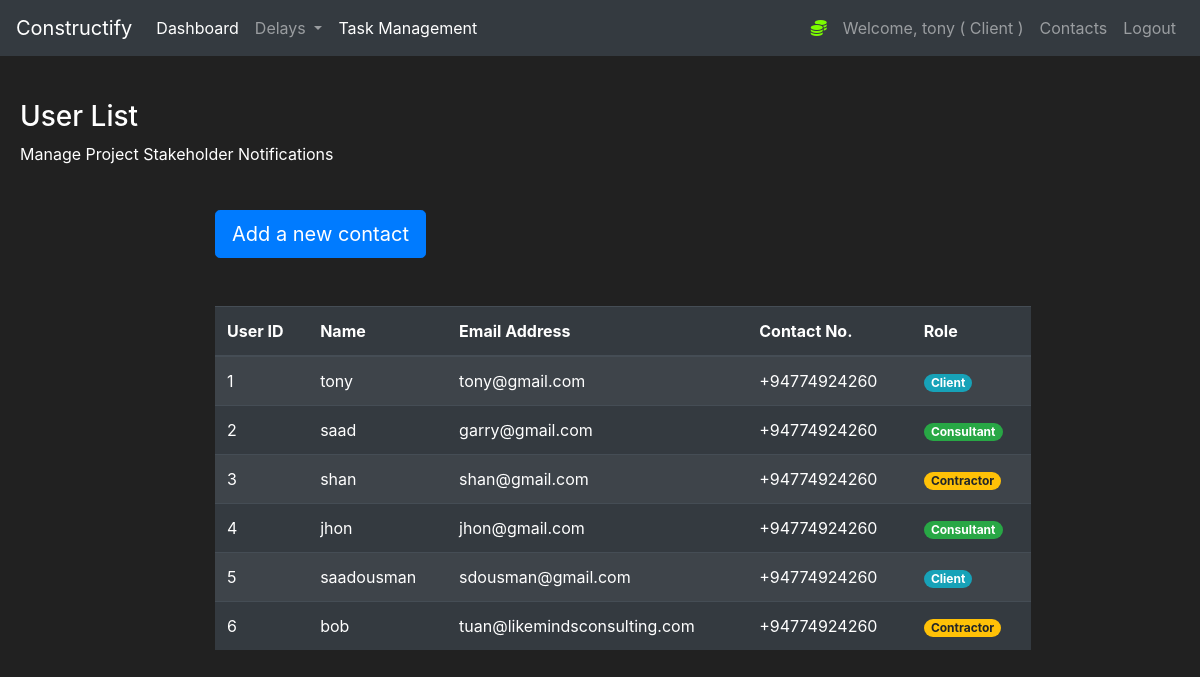
Page /Contacts (signed in) on the earlier database version.
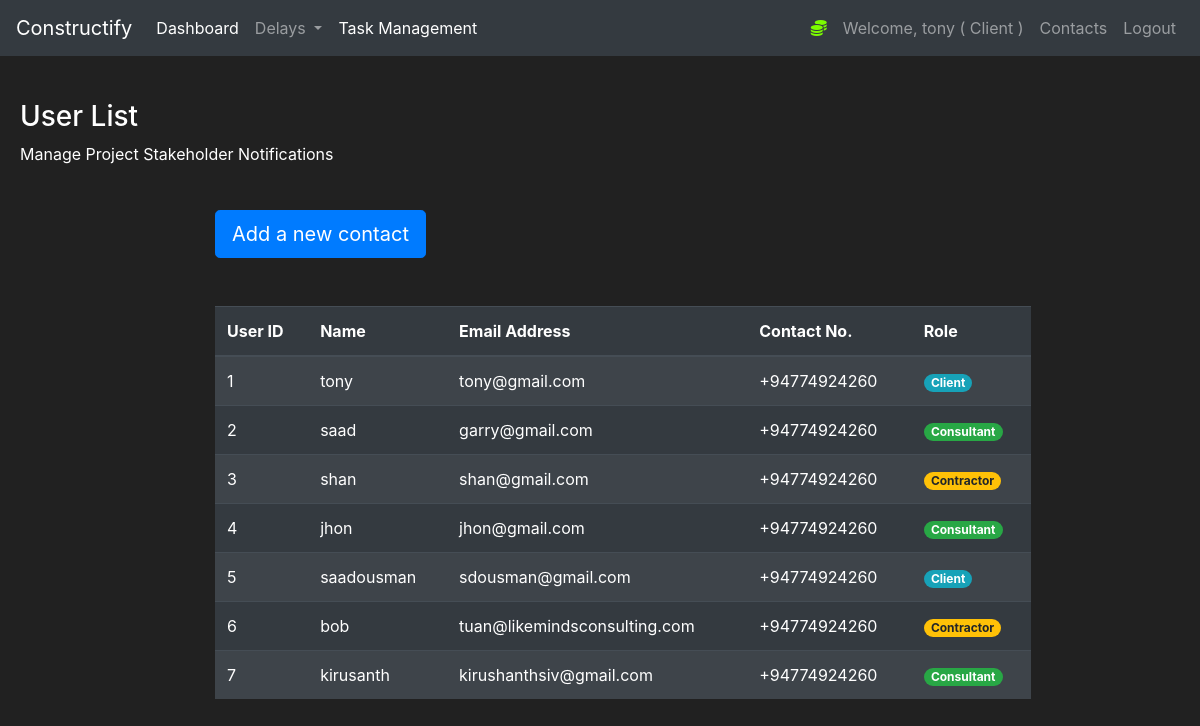
Same page on the later database version.
### construct/models.py (models this page shows, shortened)
class User(db.Model, UserMixin):
    id = db.Column(db.Integer(), nullable=False, primary_key=True)
    username = db.Column(db.String(length=30), nullable=False, unique=True)
    email_address = db.Column(db.String(length=50),
                              nullable=False, unique=True)
    password_hash = db.Column(db.String(length=50),
                              nullable=False, unique=True)
    role = db.Column(db.String(length=30), nullable=False, unique=False)
    contact_number = db.Column(db.String(length=30), nullable=False, unique=False)
    @property
    def password(self):
        return self.password

### construct/routes.py (the view, shortened to what this page needs)
@app.route("/Contacts", methods=['GET', 'POST'])
@login_required
def Contactspage():
    Users= User.query.all()
    if request.method == "GET":
        return render_template('contact_list.html', Users=Users)

### construct/models.py (called while the page is built)
@login_manager.user_loader
def load_user(user_id):
    return User.query.get(int(user_id))

### construct/templates/contact_list.html (shortened to what this page needs)
{% extends 'base.html' %}
{% block content%}
<div style="margin-top:20px;margin-left:20px">
    <h3>User List</h3>
    <p>Manage Project Stakeholder Notifications</p>
</div>
<div class="row" style="margin-top:20px;margin-left:200px">
    <div class="col-10">
        <br>
        <button type="button" class="btn btn-primary btn-lg" data-toggle="modal" data-target="#ContactModal"
            data-whatever="@mdo">Add a new contact</button>
        <br><br><br>
        <table class="table table-striped table-dark" width="100">
            <thead>
                <tr>
                    <th scope="col">User ID</th>
                    <th scope="col">Name</th>
                    <th scope="col">Email Address</th>
                    <th scope="col">Contact No.</th>
                    <th scope="col">Role</th>
                </tr>
            </thead>
            <tbody>
                {% for Users in Users %}
                <tr>
                    <td>{{Users.id}}</td>
                    <td>{{Users.username}}</td>
                    <td>{{Users.email_address}}</td>
                    <td>{{Users.contact_number}}</td>
                    {% if 'Client' in Users.role %}
                    <td><span class="badge badge-pill badge-info">{{Users.role}}</span></td>
                    {% endif %}
                    {% if 'Consultant' in Users.role %}
                    <td><span class="badge badge-pill badge-success">{{Users.role}}</span></td>
                    {% endif %}
                    {% if 'Contractor' in Users.role %}
                    <td><span class="badge badge-pill badge-warning">{{Users.role}}</span></td>
                    {% endif %}
                </tr>
                {% endfor %}
            </tbody>
        </table>
    </div>
</div>
</div>
{% endblock %}

### construct/templates/base.html (shortened to what this page needs)
<!doctype html>
<html lang="en">
<head>
    <link rel="stylesheet" type="text/css" href="https://stackpath.bootstrapcdn.com/bootstrap/4.2.1/css/bootstrap.min.css">
</head>
<body>
    <div id="content">
        <nav class="navbar navbar-expand-md navbar-dark bg-dark">
            <a class="navbar-brand" href="#">Constructify</a>
            <div class="collapse navbar-collapse" id="navbarNav">
                <ul class="navbar-nav mr-auto">
                    <li class="nav-item active">
                        <a class="nav-link" href="{{url_for('homepage')}}">Dashboard </a>
                    </li>
                    <li class="nav-item dropdown">
                        <a class="nav-link dropdown-toggle" href="{{url_for('delaypage')}}" id="navbarDropdown"
                            role="button" data-toggle="dropdown" aria-haspopup="true" aria-expanded="false">
                            Delays
                        </a>
                    </li>
                    <li class="nav-item active">
                        <a class="nav-link" href="{{url_for('Taskpage')}}">Task Management </a>
                    </li>
                </ul>
                {% if current_user.is_authenticated %}
                <ul class="navbar-nav">
                    <li class="nav-item">
                    <li class="nav-item">
                        <a class="nav-link" style="color: lawngreen; font-weight:bold">
                            <i class="fas fa-coins"></i>
                        </a>
                    </li>
                    <a class="nav-link">Welcome, {{ current_user.username }} ( {{ current_user.role  }}  )</a>
                    </li>
                    {% if current_user.role == 'Client' %}
                    <li class="nav-item">
                        <a class="nav-link" href="{{url_for('Contactspage')}}">Contacts</a>
                    </li>
                    {% endif %}
                    <li class="nav-item">
                        <a class="nav-link" href="{{url_for('logout_page')}}">Logout</a>
                    </li>
                    {% endif %}
            </div>
        </nav>
        <br>
        {% block content%}
        {% endblock %}
</body>
</html>

Differences in the rows shown:
added User: id "7", username "kirusanth", email_address "kirushanthsiv@gmail.com", contact_number "+94774924260", role "Consultant"
